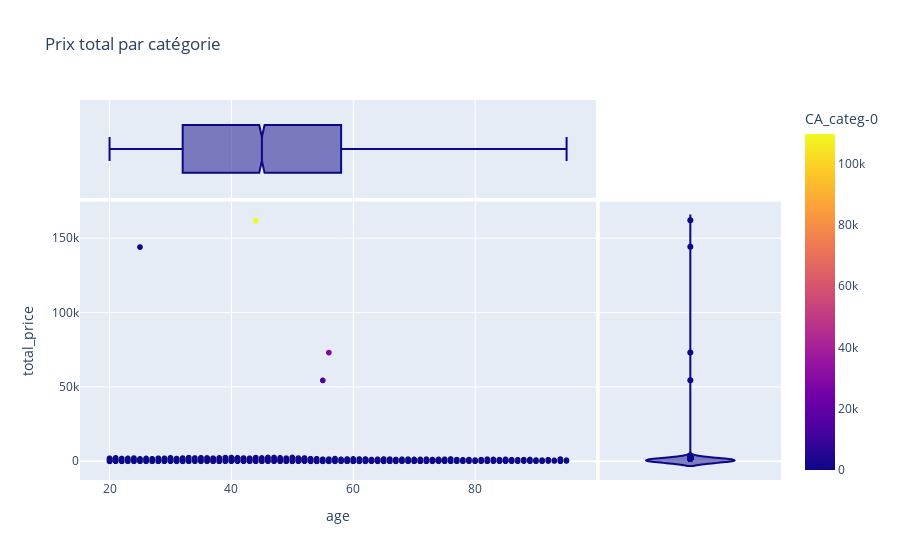

Notebook source saved alongside this figure:
### Markdown cell above
# Prix par catégorie et par âge

### Code cell
import plotly.express as px

df = final_table

fig = px.scatter(df, x="age", y="total_price", color="CA_categ-0", 
                 marginal_x="box", marginal_y="violin",
                 title="Prix total par catégorie")
fig.show()

### Figure 1 — Plotly figure (JSON) as saved in the notebook; plotly's stock layout.template omitted (floating-point values rounded to 4 significant figures; data arrays with more than 128 entries replaced by an {"elided": "..."} marker saying what was removed)
{"data": [{"hovertemplate": "age=%{x}<br>total_price=%{y}<br>CA_categ-0=%{marker.color}<extra></extra>", "legendgroup": "", "marker": {"color": {"elided": "8600 float values"}, "coloraxis": "coloraxis", "symbol": "circle"}, "mode": "markers", "name": "", "showlegend": false, "type": "scattergl", "x": {"elided": "8600 int values"}, "xaxis": "x", "y": {"elided": "8600 float values"}, "yaxis": "y"}, {"alignmentgroup": "True", "hovertemplate": "age=%{x}<extra></extra>", "legendgroup": "", "marker": {"color": "#0d0887", "symbol": "circle"}, "name": "", "notched": true, "offsetgroup": "", "showlegend": false, "type": "box", "x": {"elided": "8600 int values"}, "xaxis": "x3", "yaxis": "y3"}, {"alignmentgroup": "True", "hovertemplate": "total_price=%{y}<extra></extra>", "legendgroup": "", "marker": {"color": "#0d0887", "symbol": "circle"}, "name": "", "offsetgroup": "", "scalegroup": "y", "showlegend": false, "type": "violin", "xaxis": "x2", "y": {"elided": "8600 float values"}, "yaxis": "y2"}], "layout": {"coloraxis": {"colorbar": {"title": {"text": "CA_categ-0"}}, "colorscale": [[0, "#0d0887"], [0.1111, "#46039f"], [0.2222, "#7201a8"], [0.3333, "#9c179e"], [0.4444, "#bd3786"], [0.5556, "#d8576b"], [0.6667, "#ed7953"], [0.7778, "#fb9f3a"], [0.8889, "#fdca26"], [1, "#f0f921"]]}, "legend": {"tracegroupgap": 0}, "title": {"text": "Prix total par catégorie"}, "xaxis": {"anchor": "y", "domain": [0, 0.7363], "title": {"text": "age"}}, "xaxis2": {"anchor": "y2", "domain": [0.7413, 1], "matches": "x2", "showgrid": false, "showline": false, "showticklabels": false, "ticks": ""}, "xaxis3": {"anchor": "y3", "domain": [0, 0.7363], "matches": "x", "showgrid": true, "showticklabels": false}, "xaxis4": {"anchor": "y4", "domain": [0.7413, 1], "matches": "x2", "showgrid": false, "showline": false, "showticklabels": false, "ticks": ""}, "yaxis": {"anchor": "x", "domain": [0, 0.7326], "title": {"text": "total_price"}}, "yaxis2": {"anchor": "x2", "domain": [0, 0.7326], "matches": "y", "showgrid": true, "showticklabels": false}, "yaxis3": {"anchor": "x3", "domain": [0.7426, 1], "matches": "y3", "showgrid": false, "showline": false, "showticklabels": false, "ticks": ""}, "yaxis4": {"anchor": "x4", "domain": [0.7426, 1], "matches": "y3", "showgrid": true, "showline": false, "showticklabels": false, "ticks": ""}}}
